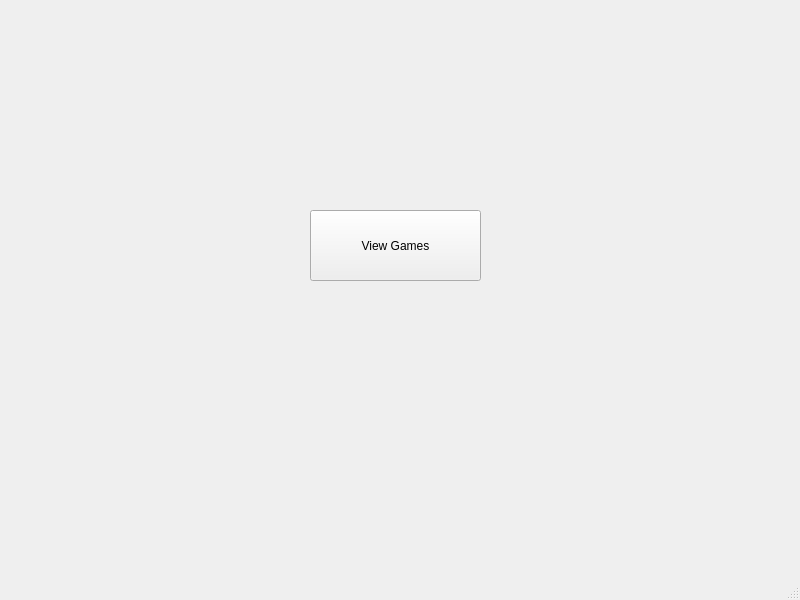
<?xml version="1.0" encoding="UTF-8"?>
<ui version="4.0">
 <class>MainWindow</class>
 <widget class="QMainWindow" name="MainWindow">
  <property name="geometry">
   <rect>
    <x>0</x>
    <y>0</y>
    <width>800</width>
    <height>600</height>
   </rect>
  </property>
  <property name="windowTitle">
   <string>MainWindow</string>
  </property>
  <widget class="QWidget" name="centralwidget">
   <widget class="QPushButton" name="ViewGames">
    <property name="geometry">
     <rect>
      <x>310</x>
      <y>210</y>
      <width>171</width>
      <height>71</height>
     </rect>
    </property>
    <property name="text">
     <string>View Games</string>
    </property>
   </widget>
  </widget>
  <widget class="QMenuBar" name="menubar">
   <property name="geometry">
    <rect>
     <x>0</x>
     <y>0</y>
     <width>800</width>
     <height>21</height>
    </rect>
   </property>
  </widget>
  <widget class="QStatusBar" name="statusbar"/>
 </widget>
 <resources/>
 <connections/>
</ui>
